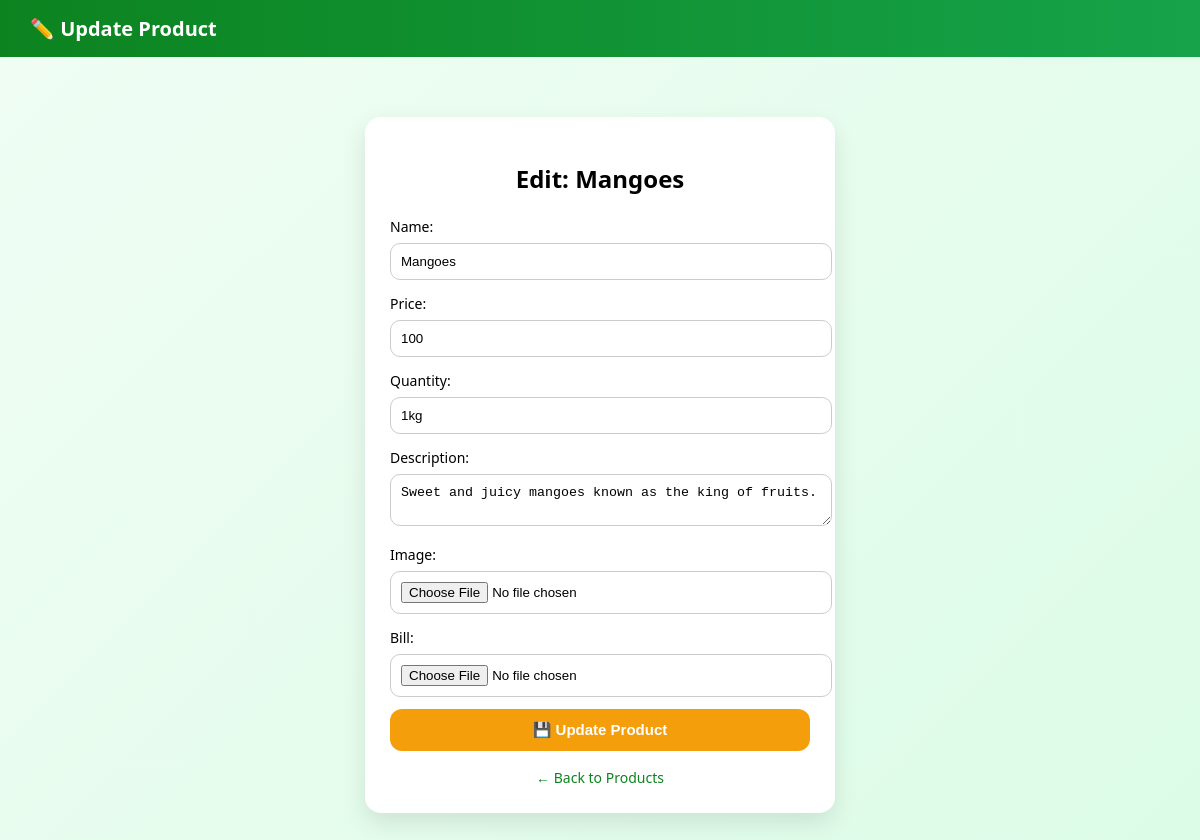
The app's page /update/3/ (signed in) with its own data.
### products/models.py (models this page shows)
class products(models.Model):
    name = models.CharField(max_length=50,unique=True)
    price = models.IntegerField()
    quantity = models.CharField(max_length=50)
    description = models.TextField()
    image = models.ImageField(upload_to='media/images')
    bill = models.FileField(upload_to='bill/',null=True,blank=True)
    register_at = models.DateTimeField(auto_now_add=True)

### products/views.py (the view)
# urls.py: path('update/<int:id>/',views.update_product,name='update'),
@login_required
def update_product(request,id):
    obj=products.objects.get(id=id)
    try:
        if request.method == "POST":
            obj.name = request.POST.get('name')
            obj.price = request.POST.get('price')
            obj.quantity = request.POST.get('quantity')
            obj.description = request.POST.get('description')
            bill = request.FILES.get('bill')
            if bill:
             obj.bill = bill
            image = request.FILES.get('image')
            if image:
             obj.image = image
            obj.save()
            return redirect('Home')
    except Exception as e:
         print("error:" ,e)
    return render(request,'update.html',{'products': obj})

### Template/update.html (shortened to what this page needs)
<!DOCTYPE html>
<html>
<head>
</head>
<body>
<div class="navbar">
    ✏️ Update Product
</div>
<div class="container">
    <h2>Edit: {{products.name}}</h2>
    <form method="POST" enctype="multipart/form-data">
        <label>Name:</label>
        <input type="text" name="name" value="{{products.name}}" required>
        <label>Price:</label>
        <input type="number" name="price" value="{{products.price}}">
        <label>Quantity:</label>
        <input type="text" name="quantity" value="{{products.quantity}}">
        <label>Description:</label>
        <textarea name="description">{{products.description}}</textarea>
        <label>Image:</label>
        <input type="file" name="image">
        <label>Bill:</label>
        <input type="file" name="bill">
        <button type="submit">💾 Update Product</button>
    </form>
    <div class="back">
        <a href="/">← Back to Products</a>
    </div>
</div>
</body>
</html>

### Template/update.html (style rules this page uses)
body { font-family: 'Segoe UI', sans-serif; background: linear-gradient(135deg, #f0fdf4, #dcfce7); margin: 0; }
.navbar { background: linear-gradient(90deg, #0c831f, #16a34a); padding: 15px 30px; color: white; font-size: 20px; font-weight: bold; }
.container { width: 420px; margin: 60px auto; padding: 25px; background: white; border-radius: 16px; box-shadow: 0 10px 25px rgba(0,0,0,0.1); animation: fadeIn 0.4s ease; }
h2 { text-align: center; margin-bottom: 20px; }
label { font-size: 14px; font-weight: 500; }
input, textarea { width: 100%; padding: 10px; margin: 6px 0 12px; border-radius: 10px; border: 1px solid #ccc; outline: none; transition: 0.2s; }
button { width: 100%; padding: 12px; background: #f59e0b; color: white; border: none; border-radius: 12px; font-size: 15px; font-weight: bold; cursor: pointer; transition: 0.2s; }
.back { text-align: center; margin-top: 15px; }
.back a { text-decoration: none; color: #0c831f; font-size: 14px; }

### records on screen
products: name "Mangoes", price "100", quantity "1kg", description "Sweet and juicy mangoes known as the king of fruits."
